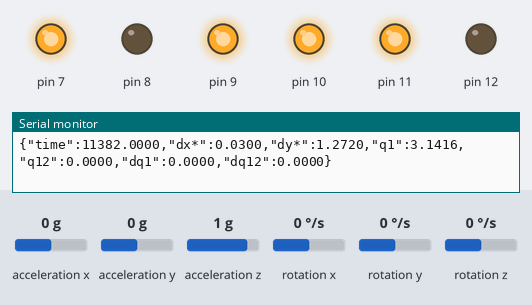
Recording of a sketch running on a simulated Arduino Uno, built with avr-gcc and run on an emulated ATmega328P. Shown: output pins drawn as LEDs (lit = HIGH), the last lines printed to the serial monitor. Wiring (inferred from the names in the program): MPU-6050 motion sensor at I2C address 0x68; MPU-6050 motion sensor at I2C address 0x69. Inputs (shaded band) come from the test bench; at power-on: acceleration x 0 g, rotation z 0 °/s, acceleration y 0 g, acceleration z 1 g, rotation x 0 °/s, rotation y 0 °/s.

Above: at 11.4 s.
11.5 s: acceleration x set to -0.2 g
At 12.3 s:
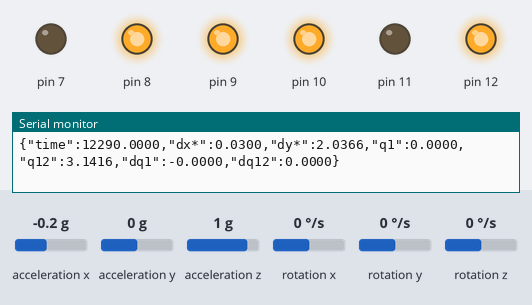
13.3 s: rotation z set to 9 °/s
16.3 s: rotation z set to 12 °/s
At 17.5 s:
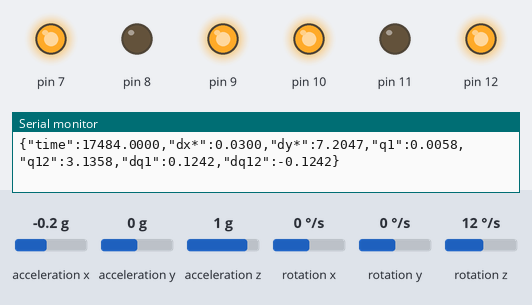
Timing chart, 0 to 19.3 s (numbered marks = the images above; inputs shaded):
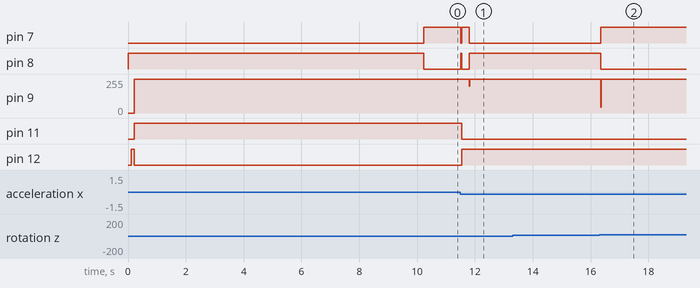

Measured:
- the behaviour switches between 0 and -0.1 g on acceleration x (found by bisection; images 0 and 1)
- the behaviour switches between 10 and 11 °/s on rotation z (found by bisection; images 1 and 2)
- after the input at 11.5 s, pin 7: HIGH → LOW at once, → HIGH 0.03 s later, → LOW 0.26 s later; pin 8: LOW → HIGH at once, → LOW 0.03 s later, → HIGH 0.26 s later; pin 9: 255/255 → 200/255 after 0.31 s, → 255/255 0.01 s later; pin 11: HIGH → LOW at once; pin 12: LOW → HIGH at once
- after the input at 16.3 s, pin 7: LOW → HIGH after 0.05 s instead of 0.92 s; pin 8: HIGH → LOW after 0.05 s instead of 0.92 s

The sketch:

robot_arm.ino
```cpp
#include <arduino-timer.h>

#include "ra_motor.h"
#include "ra_consts.h"
#include "ra_utils.h"
#include "ra_man.h"
#include "ra_kalman.h"
#include "ra_exp.h"


RaMotor *motor1 = NULL;
RaMotor *motor2 = NULL;

RaMan *man = NULL;


void setup() {
  motor1 = new RaMotor(M1_ARM1, M1_ARM2, M1_PWM, MPU_ADDR1, -1.f, 0.f); // 2.5
  motor2 = new RaMotor(M2_ARM1, M2_ARM2, M2_PWM, MPU_ADDR2, 1.f, 0.f); // 1

  // disable pull-up resistors for I2C
  digitalWrite(A4, LOW);
  digitalWrite(A5, LOW);

  // set I2C speed to 400kHz
  Wire.setClock(400000UL);

  // high speed RS-232
  Serial.begin(2000000UL);

  #ifdef USE_HALL
  // measure speed
  pulces1 = pulces2 = 0;
  timer.every(SPD_MEASURE_RATE, updSpeed);
  #endif

  // set PIDs parameters
  motor1->setPIDSpdPar(15.0f, 0.f, 0.0f, 0.0f, 0);
  motor1->setPIDPosPar(1.f, 1.f, 0.0f, 0.0f, 0); // 0.5f, 4.f
  motor2->setPIDSpdPar(15.0f, 0.f, 0.0f, 0.0f, 0);
  motor2->setPIDPosPar(1.f, 1.f, 0.0f, 0.0f, 0);

  // manipulator object
  man = new RaMan(.065f, .065f, motor1, motor2);

  // set trajectory and move into init position
  man->choose_traj(2);
}

void loop() {
  man->coor_control();
  // man->US();

  if(stopFlag) {
    Serial.println("Program is stopped.");
    motor1->stop();
    motor2->stop();
    while(true);
  }
}
```

ra_consts.h
```cpp
#ifndef RA_CONSTS_H
#define RA_CONSTS_H

// Motor 1
#define M1_HALL 2
// M1 H-bridge
#define M1_ARM1 7
#define M1_ARM2 8
// M1 PWM
#define M1_PWM 9

// Motor 2
#define M2_HALL 3
// M2 H-bridge
#define M2_ARM1 11
#define M2_ARM2 12
// M2 PWM
#define M2_PWM 10

// PID
#define PID_WAIT_MIL 10

// gyro and acc sensors
#define MPU_ADDR1 0x69
#define MPU_ADDR2 0x68
#define ACC_RES 1000

#define VOL_TO_BIT 24.29 // 10.5V to 255 bit

#define INIT_SETTLING_TIME 10000

// hall sensor
// #define USE_HALL
// #define SPD_BUFF_LEN 0
// #define SPD_MEASURE_RATE 0

#define CIRCLE_XC .0f
#define CIRCLE_YC .09f
#define CIRCLE_R .03f
#define CIRCLE_VK .03f
#define CIRCLE_X0 .0f
#define CIRCLE_Y0 (CIRCLE_YC+CIRCLE_R)

#define LINE_K .3125f
#define LINE_B .09125f
#define LINE_X0 -.1f
#define LINE_Y0 .06f
#define LINE_VK .03f
#define LINE_XMAX 0.06f
#define LINE_XMIN -0.1f

#define PARA_A -4.f
#define PARA_XC 0.f
#define PARA_B .1f
#define PARA_VK 0.03f
#define PARA_X0 -0.1f
#define PARA_Y0 .06f
#define PARA_XMAX 0.1f
#define PARA_XMIN -0.1f

// coordinated contorl regulator parameters
#define COOR_REG_P 1.0f
#define COOR_REG_I 10.0f
#define COOR_REG_D 0.0f
#define COOR_REG_N 0

#endif
```

ra_exp.cpp
```cpp
#include "ra_exp.h"

#ifdef USE_HALL
void freq_char(RaMotor *motor) {
  float ws[] = {2.0, 4.0, 16.0, 32.0, 64.0, 128.0, 256.0};
  long tlim = 2*PI*1000;
  for(auto w: ws) {
    long t1 = millis();
    long dt = 0;
    while(dt < tlim) {
      long t2 = millis();
      dt = t2 - t1;
      int u = 10.5 * sin(w * dt / 1000.0);
      motor->setVoltage(u);
      motor->fetchSensor();
      Named fields[] = {
        Named("w", w),
        Named("t", t2),
        Named("u", u),
        Named("spd_hall", motor->getHallSpeed()),
        Named("spd", motor->getSpeed()),
      };
      Serial.println(toSerial(fields, 5, true));
      wait(PID_WAIT_MIL, tic);
    }
    motor->setVoltage(0);
    wait(2000, tic);
  }
  stopFlag = true;
}

void min_voltage(RaMotor *motor) {
  for(float u = 0.0; u <= 10.5; u += 0.5) {
    motor->setVoltage(u);
    long t1 = millis();
    long dt = 0;
    while(dt < 3000) {
      long t2 = millis();
      dt = t2 - t1;
      Named fields[] = {
        Named("u", u),
        Named("t", t2),
        Named("spd_hall", motor->getHallSpeed()),
      };
      Serial.println(toSerial(fields, 3, true));
      wait(PID_WAIT_MIL, tic);
    }
  }
  stopFlag = true;
}

void backlash(RaMotor *motor1, RaMotor *motor2) {
  motor1->fetch_upd();
  motor2->fetch_upd();
  Serial.print(motor1->getPosition(), 2);
  Serial.print('\t');
  Serial.println(motor2->getPosition());
}
#endif
```

ra_exp.h
```cpp
#ifndef RA_EXP_H
#define RA_EXP_H

#include "ra_motor.h"
#include "ra_utils.h"

#ifdef USE_HALL
void freq_char(RaMotor *motor);
void min_voltage(RaMotor *motor);
#endif

#endif
```

ra_kalman.h
```cpp
#ifndef RA_KALMAN_H
#define RA_KALMAN_H

#include "ra_matrix.h"

class RaKalman {
private:
    RaMatrix F, B, Q, R, X, P, K;

public:
    RaKalman(RaMatrix F_, RaMatrix B_, RaMatrix Q_, RaMatrix R_, RaMatrix X0, RaMatrix P0) {
        F = F_;
        B = B_;
        Q = Q_;
        R = R_;
        X = X0;
        P = P0;
        K = RaMatrix(F.row_n, F.col_n);
    }

    void pred_upd(RaMatrix Z, float u) {
        // predict
        X = F * X + B * u;
        P = F * P * F.tr() + Q;
        // update
        K = P * (P + R).inv_diag();
        X = X + K * (Z - X);
        P = P - K * P;
    }

    float getSpeed() {
        return X.data[1][0];
    }

    float getPos() {
        return X.data[0][0];
    }
};

#endif
```

ra_man.cpp
```cpp
#include "ra_man.h"

RaMan::RaMan(float l1_, float l2_, RaMotor *m1, RaMotor *m2)
{
    l1 = l1_;
    l2 = l2_;
    motor1 = m1;
    motor2 = m2;
}

Point RaMan::inverseDynamics(Point p)
{
    float q2 = acos((sq(p.x) + sq(p.y) - (sq(l1) + sq(l2))) / (2 * l1 * l2));
    float q1 = atan2(p.y, p.x) - atan2(l2 * sin(q2), l1 + l2 * cos(q2));
    return Point(q1, q2);
}

void RaMan::setPosition(Point p)
{
    Point q = inverseDynamics(p);

    motor1->fetch_upd();
    float q1 = motor1->kalman->getPos();
    motor1->PIDPos(q.x, q1);

    motor2->fetch_upd();
    float q12 = motor2->kalman->getPos();
    motor2->PIDPos(q.x + q.y, q12);
}

void RaMan::coor_control()
{
    static RaPID EkPID(COOR_REG_P, COOR_REG_I, COOR_REG_D, 0.0f, COOR_REG_N);
    motor1->fetch_upd();
    motor2->fetch_upd();

    float q1 = motor1->kalman->getPos();
    float q12 = motor2->kalman->getPos();
    float dq1 = motor1->kalman->getSpeed();
    float dq12 = motor2->kalman->getSpeed();

    float c1 = cos(q1), c12 = cos(q12);
    float s1 = sin(q1), s12 = sin(q12);
    float xr = l1 * c1 + l2 * c12;
    float yr = l1 * s1 + l2 * s12;

    // stop for line
    if(traj_type == 0 && xr > LINE_XMAX) {
        stopFlag = true;
        return;
    } else if(traj_type == 2 && xr > PARA_XMAX) {
        stopFlag = true;
        return;
    }

    float ek, alf, vk;
    switch (traj_type)
    {
    default:
    case 0:
        ek = line_ek(xr, yr);
        alf = line_alf(xr, yr);
        vk = LINE_VK;
        break;
    case 1:
        ek = circle_ek(xr, yr);
        alf = circle_alf(xr, yr);
        vk = CIRCLE_VK;
        break;
    case 2:
        ek = para_ek(xr, yr);
        alf = para_alf(xr, yr);
        vk = PARA_VK;
        break;
    }
    ek = EkPID.calc(ek, 0.f);

    float ekx = -ek * sin(alf), eky = ek * cos(alf);
    float vtx = vk * cos(alf), vty = vk * sin(alf);

    float dxz = vtx - ekx;
    float dyz = vty - eky;

    float dq1z = -(dxz * c12 + dyz * s12) / (l1 * c12 * s1 - l1 * s12 * c1);
    float dq2z = (dxz * l1 * c1 + dyz * l1 * s1 + dxz * l2 * c12 + dyz * l2 * s12) / (l1 * c12 * s1 - l1 * s12 * c1) / l2;

    motor1->PIDSpd(dq1z, dq1);
    motor2->PIDSpd(dq1z + dq2z, dq12);

    Named fields[] = {
        Named("time", millis()),
        Named("dx*", dxz),
        Named("dy*", dyz),
        Named("q1", motor1->kalman->getPos()),
        Named("q12", motor2->kalman->getPos()),
        Named("dq1", motor1->kalman->getSpeed()),
        Named("dq12", motor2->kalman->getSpeed())};
    Serial.println(toSerial(fields, 7, true));
}

void RaMan::US() {
    switch (traj_type)
    {
    default:
    case 0:
        line_US();
        break;
    case 1:
        circle_US();
        break;
    case 2:
        para_US();
        break;
    }
}

void RaMan::line_US()
{
    static unsigned long t0 = millis();
    unsigned long tnew = millis();
    float xz = LINE_VK * cos(alf) * (tnew - t0) / 1000.0f + LINE_X0;
    float yz = LINE_K * xz + LINE_B;
    if(xz > LINE_XMAX || xz < LINE_XMIN) {
        stopFlag = true;
        return;
    }
    setPosition(Point(xz, yz));

    Named fields[] = {
        Named("time", millis()),
        Named("x*", xz),
        Named("y*", yz),
        Named("q1", motor1->kalman->getPos()),
        Named("q12", motor2->kalman->getPos()),
        Named("dq1", motor1->kalman->getSpeed()),
        Named("dq12", motor2->kalman->getSpeed())};
    Serial.println(toSerial(fields, 7, true));

    delay(PID_WAIT_MIL);
}

void RaMan::circle_US()
{
    static unsigned long tnew = millis();
    unsigned long told = tnew;
    tnew = millis();
    alf += da * (tnew - told) / 1000.0f;
    float xz = CIRCLE_R * cos(alf) + CIRCLE_XC;
    float yz = CIRCLE_R * sin(alf) + CIRCLE_YC;
    setPosition(Point(xz, yz));

    Named fields[] = {
        Named("time", millis()),
        Named("x*", xz),
        Named("y*", yz),
        Named("q1", motor1->kalman->getPos()),
        Named("q12", motor2->kalman->getPos()),
        Named("dq1", motor1->kalman->getSpeed()),
        Named("dq12", motor2->kalman->getSpeed())};
    Serial.println(toSerial(fields, 7, true));

    delay(PID_WAIT_MIL);
}

void RaMan::para_US()
{
    static unsigned long tnew = millis();
    unsigned long told = tnew;
    tnew = millis();

    static float xz = PARA_X0;
    xz += PARA_VK * (tnew - told) / 1000.0f / sqrt(4 * sq(PARA_A) * sq(xz) + 1);
    float yz = PARA_A * sq(xz - PARA_XC) + PARA_B;
    if(xz > PARA_XMAX || xz < PARA_XMIN) {
        stopFlag = true;
        return;
    }
    setPosition(Point(xz, yz));

    Named fields[] = {
        Named("time", millis()),
        Named("x*", xz),
        Named("y*", yz),
        Named("q1", motor1->kalman->getPos()),
        Named("q12", motor2->kalman->getPos()),
        Named("dq1", motor1->kalman->getSpeed()),
        Named("dq12", motor2->kalman->getSpeed())};
    Serial.println(toSerial(fields, 7, true));

    delay(PID_WAIT_MIL);
}

void RaMan::goto_init_pos(int tlim, float x0, float y0)
{
    // goto start position
    int start = millis();
    while (millis() - start < tlim)
    {
        setPosition(Point(x0, y0));
        delay(PID_WAIT_MIL);
    }
    reset_regulators();
}

void RaMan::reset_regulators()
{
    // prepare regulators
    motor1->PosPID->reset();
    motor1->SpeedPID->reset();
    motor2->PosPID->reset();
    motor2->SpeedPID->reset();
}

float RaMan::circle_ek(float xr, float yr)
{
    return sq(xr - CIRCLE_XC) + sq(yr - CIRCLE_YC) - sq(CIRCLE_R);
}

float RaMan::circle_alf(float xr, float yr)
{
    return atan2(yr - CIRCLE_YC, xr - CIRCLE_XC) - PI / 2;
}

float RaMan::line_ek(float xr, float yr)
{
    return (yr - (LINE_K * xr + LINE_B)) / sqrt(1 + sq(LINE_K));
}

float RaMan::line_alf(float xr, float yr)
{
    return atan(LINE_K);
}

float RaMan::para_ek(float xr, float yr) {
    return yr - (PARA_A * sq(xr - PARA_XC) + PARA_B);
}

float RaMan::para_alf(float xr, float yr) {
    return atan(2 * PARA_A * (xr - PARA_XC));
}

void RaMan::choose_traj(short tr_type) {
    traj_type = tr_type;
    switch (traj_type)
    {
    default:
    case 0:
        line_setup();
        break;
    case 1:
        circle_setup();
        break;
    case 2:
        para_setup();
        break;
    }
}

void RaMan::circle_setup()
{
    da = -CIRCLE_VK / CIRCLE_R;
    alf = atan2(CIRCLE_Y0 - CIRCLE_YC, CIRCLE_X0 - CIRCLE_XC);
    goto_init_pos(INIT_SETTLING_TIME, CIRCLE_X0, CIRCLE_Y0);
}

void RaMan::line_setup()
{
    alf = atan(LINE_K);
    goto_init_pos(INIT_SETTLING_TIME, LINE_X0, LINE_Y0);
}

void RaMan::para_setup() {
    // ...
    goto_init_pos(INIT_SETTLING_TIME, PARA_X0, PARA_Y0);
}
```

ra_man.h
```cpp
#ifndef RA_MAN_H
#define RA_MAN_H

#include "ra_motor.h"
#include "ra_utils.h"
#include <Arduino.h>

class RaMan {
private:
    // kinematic parameters
    float l1, l2;
    // motors
    RaMotor *motor1, *motor2;

    // trajectory parameters
    float alf, da;
    short traj_type;

public:
    RaMan(float l1_, float l2_, RaMotor *m1, RaMotor *m2);
    Point inverseDynamics(Point p);
    void setPosition(Point p);
    void goto_init_pos(int tlim, float x0, float y0);
    void reset_regulators();

    void coor_control();

    void US();
    void circle_US();
    void line_US();
    void para_US();

    static float circle_ek(float xr, float yr);
    static float circle_alf(float xr, float yr);
    static float line_ek(float xr, float yr);
    static float line_alf(float xr, float yr);
    static float para_ek(float xr, float yr);
    static float para_alf(float xr, float yr);

    void choose_traj(short tr_type);
    void circle_setup();
    void line_setup();
    void para_setup();

};


#endif
```

ra_matrix.h
```cpp
#ifndef RA_MATRIX_H
#define RA_MATRIX_H

class RaMatrix {
public:
    short col_n, row_n;
    float** data;

    RaMatrix(const RaMatrix& other) : RaMatrix(other.row_n, other.col_n) {
        copy(other);
    }

    RaMatrix(float* A, short r_n, short c_n) : RaMatrix(r_n, c_n) {
        for (short r = 0; r < row_n; r++) {
            for (short c = 0; c < col_n; c++) {
                data[r][c] = A[r * col_n + c];
            }
        }
    }

    RaMatrix(short r_n=0, short c_n=0) {
        init(r_n, c_n);
    }

    ~RaMatrix() {
        del();
    }

    RaMatrix operator*(RaMatrix other) {
        RaMatrix res(row_n, other.col_n);

        for (short r = 0; r < row_n; r++) {
            for (short c = 0; c < other.col_n; c++) {
                res.data[r][c] = 0;
                for (short k = 0; k < col_n; k++)
                {
                    res.data[r][c] += data[r][k] * other.data[k][c];
                }
            }
        }
        return res;
    }

    RaMatrix operator+(RaMatrix other) {
        RaMatrix res(row_n, col_n);

        for (short r = 0; r < row_n; r++) {
            for (short c = 0; c < col_n; c++) {
                res.data[r][c] = data[r][c] + other.data[r][c];
            }
        }
        return res;
    }

    RaMatrix operator-(RaMatrix other) {
        RaMatrix res(row_n, col_n);

        for (short r = 0; r < row_n; r++) {
            for (short c = 0; c < col_n; c++) {
                res.data[r][c] = data[r][c] - other.data[r][c];
            }
        }
        return res;
    }

    RaMatrix operator*(float cnst) {
        RaMatrix res(row_n, col_n);

        for (short r = 0; r < row_n; r++) {
            for (short c = 0; c < col_n; c++) {
                res.data[r][c] = data[r][c] * cnst;
            }
        }
        return res;
    }

    RaMatrix& operator=(RaMatrix other) {
        if (row_n != other.row_n || col_n != other.col_n) {
            del();
            init(other.row_n, other.col_n);
            copy(other);
        }
        for (short r = 0; r < row_n; r++) {
            for (short c = 0; c < col_n; c++) {
                data[r][c] = other.data[r][c];
            }
        }
        return *this;
    }

    RaMatrix tr() {
        RaMatrix res(row_n, col_n);
        for (short r = 0; r < row_n; r++) {
            for (short c = 0; c < col_n; c++) {
                res.data[r][c] = data[c][r];
            }
        }
        return res;
    }

    RaMatrix inv_diag() {
        RaMatrix res(row_n, col_n);
        for (short i = 0; i < row_n; i++) {
            res.data[i][i] = 1.0f / data[i][i];
        }
        return res;
    }

     void print() {
        for (short r = 0; r < row_n; r++) {
            for (short c = 0; c < col_n; c++) {
                Serial.print(data[r][c]);
                Serial.print('\t');
            }
            Serial.print('\n');
        }
    }

private:
    void init(short r_n=0, short c_n=0) {
        row_n = r_n;
        col_n = c_n;

        data = new float*[row_n];
        for (short r = 0; r < row_n; r++) {
            data[r] = new float[col_n];
        }
    }

    void copy(const RaMatrix &other) {
        for (short r = 0; r < row_n; r++) {
            for (short c = 0; c < col_n; c++) {
                data[r][c] = other.data[r][c];
            }
        }
    }

    void del() {
        for (short r = 0; r < row_n; r++) {
            delete[] data[r];
        }
        delete[] data;
    }
};

#endif
```

ra_motor.h
```cpp
#ifndef RA_MOTOR_H
#define RA_MOTOR_H

#include <Arduino.h>
#include <math.h>

#include <Wire.h>

#include "ra_utils.h"
#include "ra_kalman.h"
#include "ra_pid.h"


/* Motor class. It includes motor, hall sensor, accelerator, gyroscope,
   speed PID regulator and position PID regulator. */
class RaMotor {
private:
  /* h-bridge */
  short hArm1;
  short hArm2;
  short pwm;

  /* gyro/accel sensor */
  short mpu;
  float pos_sign;
  float spd_gain;

  /* hall sensor */
  #ifdef USE_HALL
  short hall;
  int *pulces = NULL;
  int *spdBuff = NULL;
  #endif

  /* voltage */
  float U = 0.0, u0 = 0;

public:
  /* acceleremeter data */
  int16_t accelerometer_x, accelerometer_y, accelerometer_z;

  /* gyroscope data */
  int16_t gyro_x, gyro_y, gyro_z;

  /* temperature data */
  int16_t temperature;

  /* Kalman Filter */
  RaKalman *kalman = NULL;

  /* PIDs */
  RaPID *SpeedPID, *PosPID;

private:
  /* set rotation direction clockwise or conter-clockwise */
  void setDirection(bool cw=true);

public:
  RaMotor(short a1, short a2, short p,
          short m, float sg, float u0_);

  void setPIDPosPar(float p, float i, float d=0, float s=0, int n=3);
  void PIDPos(float pos_r, float pos_m);

  void setPIDSpdPar(float p, float i, float d=0, float s=0, int n=3);
  void PIDSpd(float spd_r, float spd_m);

  void setVoltage(float s);

  void fetchSensor();
  void fetch_upd();
  float getPosition();
  float getSpeed();

  void stop();

  float getU() {return U;}

  #ifdef USE_HALL
  RaMotor(short a1, short a2, short p,
          short m, float sg, float u0_,
          short h, int *sb, void (*fun)(void));
  float getHallSpeed();
  #endif
};

#endif
```

Source omitted: ra_motor.cpp (4685 bytes), ra_pid.h (1524 bytes), ra_utils.cpp (1202 bytes), ra_utils.h (1034 bytes)
